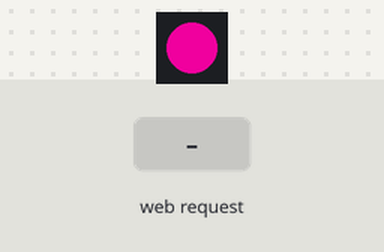
Recording of a sketch running on a simulated ESP8266 (NodeMCU). On the bench: 1 RGB LEDs in strip order, left to right. The test bench sets the inputs (shaded band). Dim RGB values are drawn brighter than linear.

Above: at 1.2 s.
1.3 s: HTTP request GET /canviar received
At 1.7 s:
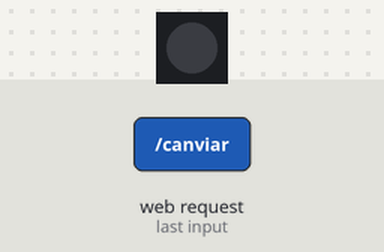
2.8 s: HTTP request GET /canviar?r=1 received
At 4.0 s:
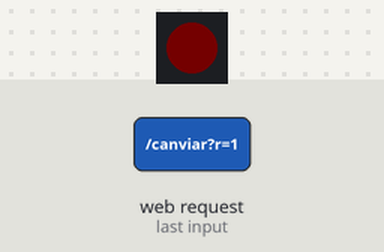
4.3 s: HTTP request GET /canviar?g=1 received
At 5.2 s:
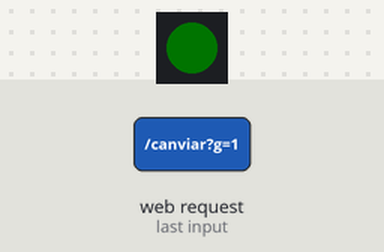
5.8 s: HTTP request GET /canviar?b=1 received
At 6.4 s:
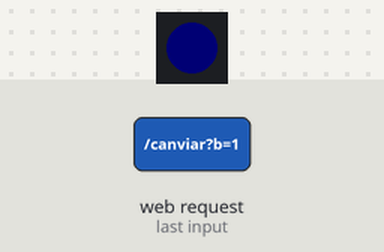
7.3 s: HTTP request GET /canviar?r=1&g=1&b=1 received
At 8.5 s:
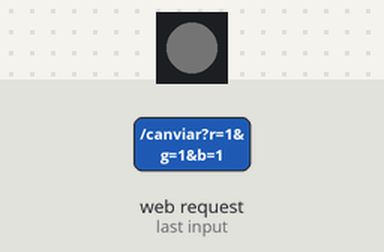
8.8 s: HTTP request GET /canviar?r=0 received
At 9.9 s:
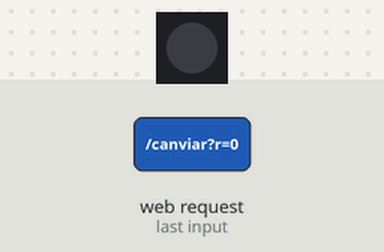
Timing chart, 0 to 11.3 s (numbered marks = the images above; inputs shaded):
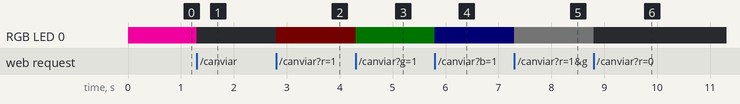

Measured:
- after the input at 1.3 s, RGB LED 0: RGB(205, 0, 135) → off at once
- after the input at 2.8 s, RGB LED 0: off → RGB(1, 0, 0) at once
- after the input at 4.3 s, RGB LED 0: RGB(1, 0, 0) → RGB(0, 1, 0) at once
- after the input at 5.8 s, RGB LED 0: RGB(0, 1, 0) → RGB(0, 0, 1) at once
- after the input at 7.3 s, RGB LED 0: RGB(0, 0, 1) → RGB(1, 1, 1) at once
- after the input at 8.8 s, RGB LED 0: RGB(1, 1, 1) → off at once

The sketch:

taula1rc2.ino
```cpp
#include <ESP8266WiFi.h>
#include <WiFiClient.h>
#include <ESP8266WebServer.h>

const char *ssid = "IPV-IoT-1";
const char *password = "INSPVIANA";

ESP8266WebServer server ( 80 );

#include <Adafruit_NeoPixel.h>
#define PIN            D2
Adafruit_NeoPixel pixels = Adafruit_NeoPixel(1, PIN, NEO_GRB + NEO_KHZ800);

String mensaje = "";

//-----------CODIGO HTML PAGINA DE CONFIGURACION---------------
String pagina = "<!DOCTYPE html>"
"<html>"
"<head>"
"<title>Tutorial slider</title>"
"<meta charset='UTF-8'>"
"<meta name='viewport' content='width=device-width'/>"
"</head>"
"<body>"
"<table style='width:100%'><form action='canviar' method='get'>"
"<tr><td>Vermell:</td><td><input type='range' name='r' min='0' max='255'></td></tr>"
"<tr><td>Verd:</td><td><input type='range' name='g' min='0' max='255'></td></tr>"
"<tr><td>Blau:</td><td><input type='range' name='b' min='0' max='255'></td></tr>"
"<tr><td></td><td><input type='submit' value='CANVIAR' /></td></tr>"
"</form></table>"
"</body>"
"</html>";

void paginacanvi() {
  server.send(200, "text/html", pagina);
}

void canviar_colors() {
  pixels.setPixelColor(0, server.arg("r").toInt(), server.arg("g").toInt(), server.arg("b").toInt());
  pixels.show(); // This sends the updated pixel color to the hardware.
  paginacanvi();
}

void setup() {
  WiFi.softAP ( ssid, password );
  pixels.begin(); // This initializes the NeoPixel library.
  server.on("/", paginacanvi); //esta es la pagina de configuracion
  server.on("/canviar", canviar_colors); //Graba en la eeprom la configuracion
  server.begin();

  pixels.setPixelColor(0, pixels.Color(+0, +234, +255));
  pixels.show(); // This sends the updated pixel color to the hardware.
  pixels.setPixelColor(0, pixels.Color(+205, +0, +135));
  pixels.show(); // This sends the updated pixel color to the hardware.

}

void loop() {
  server.handleClient();
}
```
